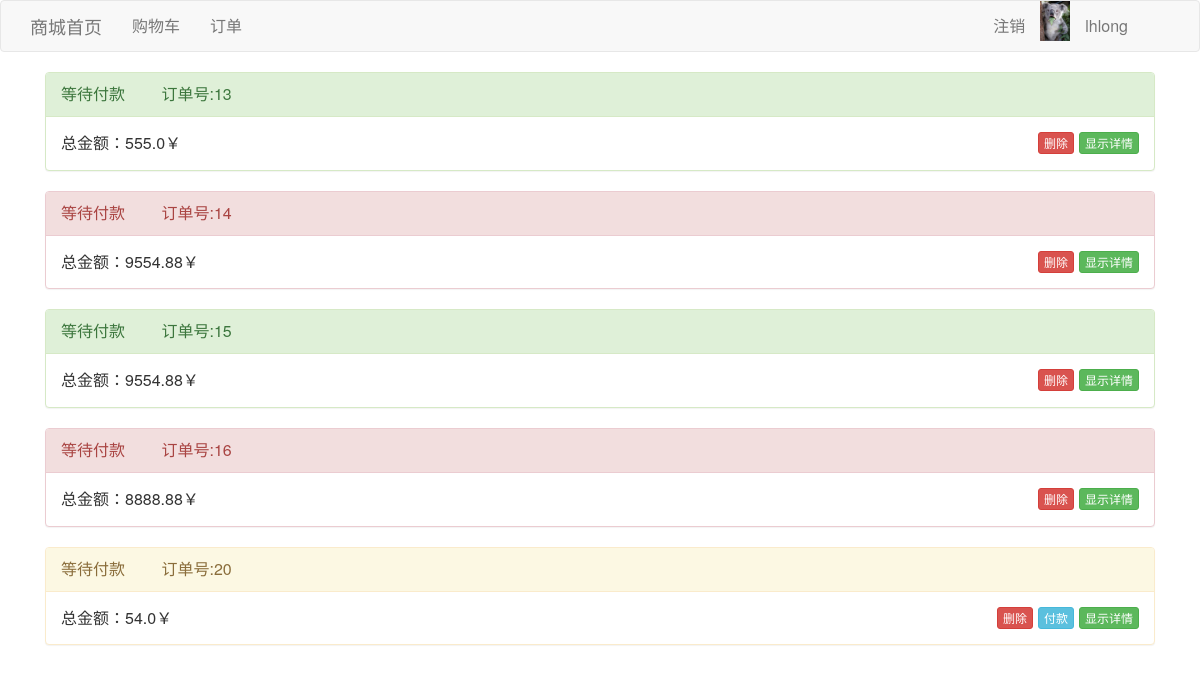
The app's page /order/ (signed in), older data.
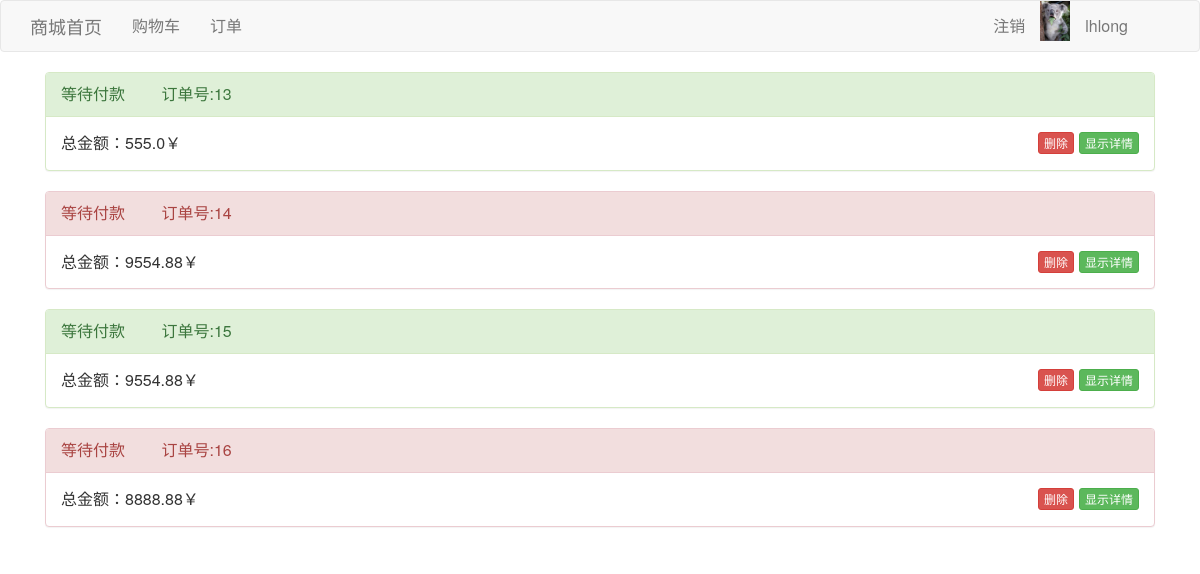
The same page, newer data.
### shop/models.py (models this page shows, shortened)
class User(AbstractUser):
    nickname = models.CharField(verbose_name="昵称", max_length=32, null=True, blank=True)
    telphone = models.CharField(verbose_name="手机号码", max_length=11)
    address = models.CharField(verbose_name="邮寄地址", max_length=128)
    pic = models.ImageField(upload_to="user_pic", default="user_pic/IMG_0766.PNG")

class Order(models.Model):
    user = models.ForeignKey(to=User, related_name='orders')
    telphone = models.CharField(max_length=11)
    create_time = models.DateTimeField(auto_now=True)
    total_price = models.FloatField(default=0)
    address = models.CharField(max_length=128)
    STATUS = (
        ('wait', '待付款'),
        ('overdue', '已过期'),
        ('complete', '已完成'),
        ('refund', '已退款'),
    )
    status = models.CharField(max_length=9, choices=STATUS, default='wait')

### shop/views.py (the view)
# urls.py: url(r'^order/', views.order, name='order'),
@login_required
def order(request):
    orders = Order.objects.filter(user=request.user)
    return render(request, 'shop_order.html', {'orders': orders})

### shop/templates/shop_order.html (shortened to what this page needs)
<!DOCTYPE html>
<html>
<head>
	<link href="https://cdn.bootcss.com/bootstrap/3.3.7/css/bootstrap.min.css" rel="stylesheet">
</head>
<body>
{% include 'base_nav.html' %}
<div class="container">
    <div class="col-md-12">
        {% for order in orders %}
        {% if order.status == 'wait' %}
        <div class="panel panel-warning">
            {% elif order.status == 'overdue' %}
            <div class="panel panel-danger">
                {% elif order.status == 'complete' %}
                <div class="panel panel-success">
                    {% elif order.status == 'refund' %}
                    <div class="panel panel-danger">
                        {% else %}
                        <div class="panel panel-warning">
                            {% endif %}
                            <div class="panel-heading">
                                等待付款
                                <span style="margin-left:2em;">订单号:{{order.id}}  </span>
                            </div>
                            <div class="panel-body">
                                <span>总金额：{{order.total_price}}￥</span>
                                <button id="show-{{order.id}}" onclick="show_hidden({{order.id}})"
                                        class="btn btn-xs btn-success" style="float:right;margin-left:5px;">显示详情
                                </button>
                                {% if order.status == 'wait' %}
                                <a href="/pay/{{order.id}}" class="btn btn-xs btn-info"
                                   style="float:right;margin-left:5px;">付款</a>
                                {% endif %}
                                <a href="/del_order/{{ order.id }}" class="btn btn-xs btn-danger"
                                   style="float:right;margin-left:5px;">删除</a>
                            </div>
                        </div>
                        {% endfor %}
                    </div>
                </div>
</body>
</html>

### shop/templates/base_nav.html
<nav class="navbar navbar-default" role="navigation">
    <div class="container">
    <div class="navbar-header">
        <a class="navbar-brand" href="{% url 'index' %}">商城首页</a>
    </div>
    <div>
        <ul class="nav navbar-nav" style="width: 90%;">
            <li><a href="/shopcar">购物车</a></li>
            <li><a href="/order">订单</a></li>
            {% if request.user.is_authenticated %}
            <li style="float:right;"><a href="/user/">{{request.user.username}}</a></li>
            <li style="float:right;"><img src="{{ request.user.pic.url }}" width="30"  alt="image"></li>
            <li style="float:right;"><a href="/logout/">注销</a></li>
            {% else %}
            <li style="float:right;"><a href="/login">登录</a></li>
            {% endif %}
        </ul>
    </div>
    </div>
</nav>

### shop/templates/shop_order.html (style rules this page uses)
body { font-size: 16px; }

Row changes from the older to the newer data that the page shows:
removed Order: id "20", total_price "54.0"
